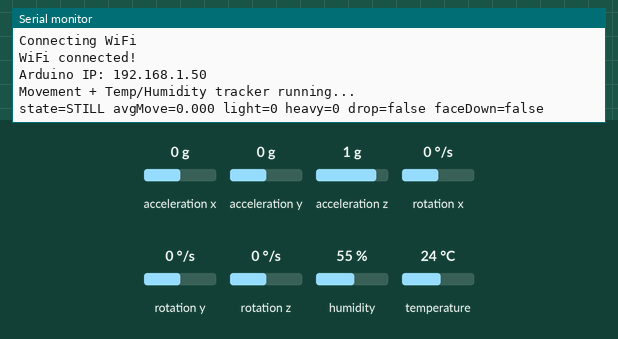
Recording of a sketch running on a simulated Arduino Nano 33 IoT. Parts: the last lines printed to the serial monitor. The inputs (shaded band) are chosen by the test bench; at power-on: acceleration x 0 g, acceleration z 1 g, acceleration y 0 g, rotation x 0 °/s, rotation y 0 °/s, rotation z 0 °/s, humidity 55 %, temperature 24 °C. WiFi joins after 1.5 s; servers stay silent unless stated; uploads are accepted with an empty reply.

Above: at 2.7 s.
2.8 s: acceleration x set to -1.4 g
At 2.8 s:
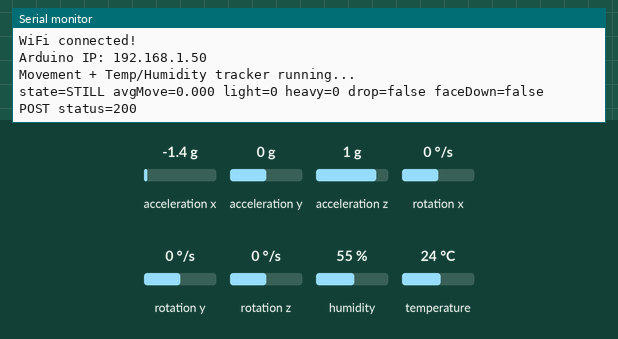
6.0 s: acceleration z set to -1.4 g
At 8.5 s:
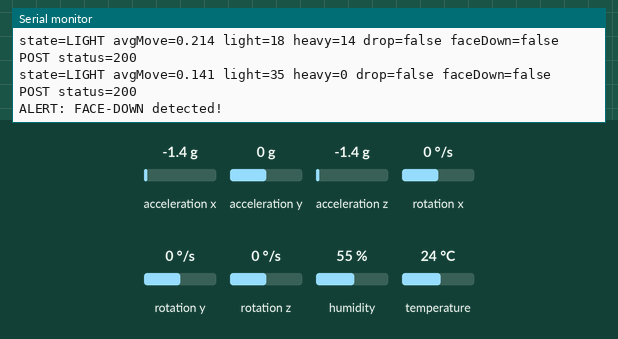
10.1 s: acceleration y set to -1.4 g
At 10.85 s:
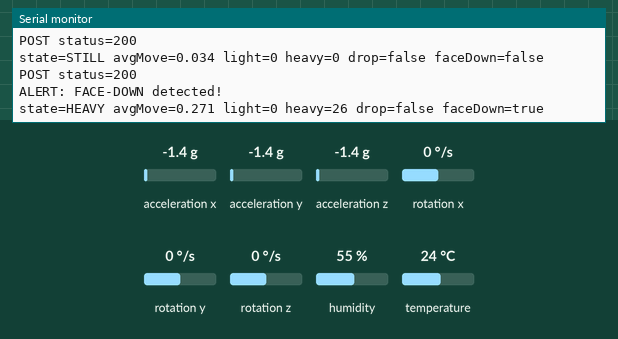
Timing chart, 0 to 13.1 s (numbered marks = the images above; inputs shaded):
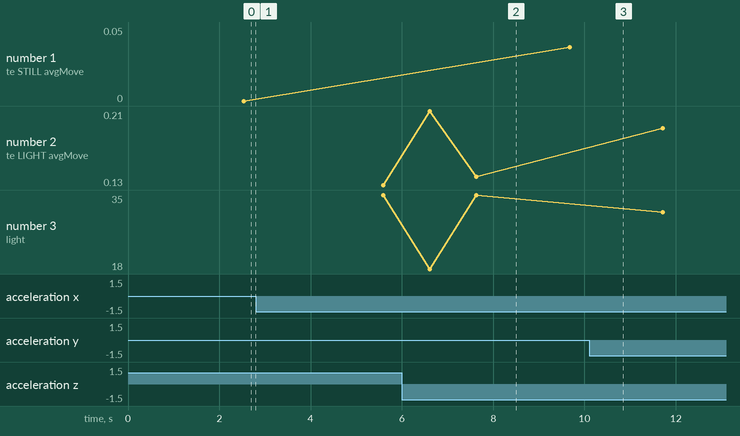

The sketch:

arduino_sender.ino
```cpp
#include <Arduino_LSM6DS3.h>
#include <SimpleDHT.h>

#include <WiFiNINA.h>
#include <ArduinoHttpClient.h>
#include <math.h>

// -------------------- WIFI --------------------
const char* WIFI_SSID = "James Iphone";
const char* WIFI_PASS = "james123";

// PUT YOUR LAPTOP IP HERE (from ipconfig on hotspot)
const char* SERVER_IP = "172.20.10.3";
const int   SERVER_PORT = 8000;
const char* POST_PATH = "/api/data";

WiFiClient wifi;
HttpClient client(wifi, SERVER_IP, SERVER_PORT);

// -------------------- DHT22 --------------------
const int pinDHT22 = 2;
SimpleDHT22 dht22(pinDHT22);

float temperatureC = NAN;
float temperatureF = NAN;
float humidity = NAN;

unsigned long prevDhtMillis = 0;
const unsigned long DHT_INTERVAL_MS = 1000;

// Abnormal thresholds
const float TEMP_HIGH_C = 26.0;
const float TEMP_LOW_C  = 18.0;
const float HUM_HIGH    = 70.0;
const float HUM_LOW     = 30.0;

// -------------------- IMU --------------------
float ax, ay, az, gx, gy, gz;

const float LIGHT_MOVE_G = 0.08;
const float HEAVY_MOVE_G = 0.25;
const float FREEFALL_G   = 0.30;

const unsigned long WINDOW_MS = 1000;

float baseline = 1.0;
unsigned long windowStart = 0;

int lightEvents = 0;
int heavyEvents = 0;

float dynSum = 0;
int samples = 0;

// drop detection
bool freeFallNow = false;
unsigned long freeFallStart = 0;
bool dropDetectedThisWindow = false;

// -------------------- FACE-DOWN (AZ BASED) --------------------
// Board is "facing up" when pins touch the table.
// That means az is ~ +1g when safe, ~ -1g when flipped face-down.
const float FACE_DOWN_AZ_THRESH = -0.75;     // tune: -0.6 to -0.85
const unsigned long FACE_DOWN_HOLD_MS = 2000; // 2s hold for quick alert

bool faceDownNow = false;
unsigned long faceDownStart = 0;
bool faceDownDetectedThisWindow = false;

// -------------------- WIFI HELPERS --------------------
void connectWiFi() {
  if (WiFi.status() == WL_CONNECTED) return;

  Serial.print("Connecting WiFi");
  WiFi.begin(WIFI_SSID, WIFI_PASS);

  while (WiFi.status() != WL_CONNECTED) {
    delay(300);
    Serial.print(".");
  }
  Serial.println("\nWiFi connected!");
  Serial.print("Arduino IP: ");
  Serial.println(WiFi.localIP());
}

String boolToJson(bool b) { return b ? "true" : "false"; }

// -------------------- POST TO DJANGO --------------------
void postToServer(const char* moveState, float avgDyn, int lightCnt, int heavyCnt,
                  bool drop, bool faceDown,
                  float tc, float tf, float hum, const char* envStatus) {

  String json = "{";
  json += "\"device_id\":\"movement_arduino\",";

  json += "\"movement_state\":\"" + String(moveState) + "\",";
  json += "\"avg_move_g\":" + String(avgDyn, 3) + ",";
  json += "\"light_events\":" + String(lightCnt) + ",";
  json += "\"heavy_events\":" + String(heavyCnt) + ",";
  json += "\"drop\":" + boolToJson(drop) + ",";
  json += "\"face_down\":" + boolToJson(faceDown) + ",";

  if (!isnan(tc)) json += "\"temp_c\":" + String(tc, 2) + ",";
  if (!isnan(tf)) json += "\"temp_f\":" + String(tf, 2) + ",";
  if (!isnan(hum)) json += "\"humidity\":" + String(hum, 2) + ",";
  json += "\"env_status\":\"" + String(envStatus) + "\"";
  json += "}";

  client.beginRequest();
  client.post(POST_PATH);
  client.sendHeader("Content-Type", "application/json");
  client.sendHeader("Connection", "close");            // helps avoid stalls
  client.sendHeader("Content-Length", json.length());
  client.beginBody();
  client.print(json);
  client.endRequest();

  int statusCode = client.responseStatusCode();
  client.skipResponseHeaders(); // do NOT read body (faster)

  Serial.print("POST status=");
  Serial.println(statusCode);
}

// -------------------- SETUP --------------------
void setup() {
  Serial.begin(115200);
  while (!Serial) {}

  if (!IMU.begin()) {
    Serial.println("IMU init failed");
    while (true) {}
  }

  connectWiFi();

  windowStart = millis();
  Serial.println("Movement + Temp/Humidity tracker running...");
}

// -------------------- LOOP --------------------
void loop() {
  connectWiFi();

  unsigned long now = millis();

  // ---- Read DHT every 1s ----
  if (now - prevDhtMillis >= DHT_INTERVAL_MS) {
    prevDhtMillis = now;

    int err = dht22.read2(&temperatureC, &humidity, NULL);
    if (err != SimpleDHTErrSuccess) {
      Serial.print("DHT22 read failed, err=");
      Serial.println(err);
      temperatureC = NAN;
      temperatureF = NAN;
      humidity = NAN;
    } else {
      temperatureF = temperatureC * 1.8 + 32.0;
    }
  }

  // ---- Read IMU ----
  if (IMU.accelerationAvailable()) IMU.readAcceleration(ax, ay, az);
  if (IMU.gyroscopeAvailable())    IMU.readGyroscope(gx, gy, gz);

  float amag = sqrt(ax*ax + ay*ay + az*az);

  baseline = 0.98 * baseline + 0.02 * amag;
  float dyn = fabs(amag - baseline);
  dynSum += dyn;
  samples++;

  if (dyn > HEAVY_MOVE_G) heavyEvents++;
  else if (dyn > LIGHT_MOVE_G) lightEvents++;

  // ---- Drop detection ----
  if (amag < FREEFALL_G) {
    if (!freeFallNow) {
      freeFallNow = true;
      freeFallStart = now;
    }
  } else {
    if (freeFallNow && (now - freeFallStart) > 150) {
      dropDetectedThisWindow = true;
      Serial.println("DROP detected (free-fall)!");
    }
    freeFallNow = false;
  }

  // ---- Face-down detection (AZ sign + HOLD) ----
  // safe/up: az ~ +1.0, face-down: az ~ -1.0
  bool faceDownInstant = (az < FACE_DOWN_AZ_THRESH);

  if (faceDownInstant) {
    if (!faceDownNow) {
      faceDownNow = true;
      faceDownStart = now;
    } else if (now - faceDownStart >= FACE_DOWN_HOLD_MS) {
      faceDownDetectedThisWindow = true;
      Serial.println("ALERT: FACE-DOWN detected!");
      faceDownStart = now; // cooldown so it doesn't spam every loop
    }
  } else {
    faceDownNow = false;
  }

  // ---- Report once per WINDOW_MS ----
  if (now - windowStart >= WINDOW_MS) {
    float avgDyn = (samples > 0) ? (dynSum / samples) : 0.0;

    const char* state = "STILL";
    if (avgDyn > HEAVY_MOVE_G) state = "HEAVY";
    else if (avgDyn > LIGHT_MOVE_G) state = "LIGHT";

    // Environment status
    const char* envStatus = "OK";
    if (!isnan(temperatureC) && (temperatureC > TEMP_HIGH_C || temperatureC < TEMP_LOW_C)) envStatus = "ALERT";
    if (!isnan(humidity) && (humidity > HUM_HIGH || humidity < HUM_LOW)) envStatus = "ALERT";

    Serial.print("state=");
    Serial.print(state);
    Serial.print(" avgMove=");
    Serial.print(avgDyn, 3);
    Serial.print(" light=");
    Serial.print(lightEvents);
    Serial.print(" heavy=");
    Serial.print(heavyEvents);
    Serial.print(" drop=");
    Serial.print(dropDetectedThisWindow ? "true" : "false");
    Serial.print(" faceDown=");
    Serial.println(faceDownDetectedThisWindow ? "true" : "false");

    // POST to Django
    postToServer(
      state, avgDyn, lightEvents, heavyEvents,
      dropDetectedThisWindow, faceDownDetectedThisWindow,
      temperatureC, temperatureF, humidity, envStatus
    );

    // reset window stats
    windowStart = now;
    dynSum = 0;
    samples = 0;
    lightEvents = 0;
    heavyEvents = 0;
    dropDetectedThisWindow = false;
    faceDownDetectedThisWindow = false;
  }

  delay(20);
}
```

Measured:
- after the input at 6.0 s, the serial monitor: prints a new line after 0.61 s (image 2)
- after the input at 10.1 s, the serial monitor: prints a new line after 0.59 s (image 3)
- plotted number 1: 0 → 0.03 after the input at 6.0 s
- plotted number 2: 0.13 → 0.14 after the input at 6.0 s, 0.14 → 0.2 after the input at 10.1 s
- plotted number 3: 35 → 31 after the input at 10.1 s
